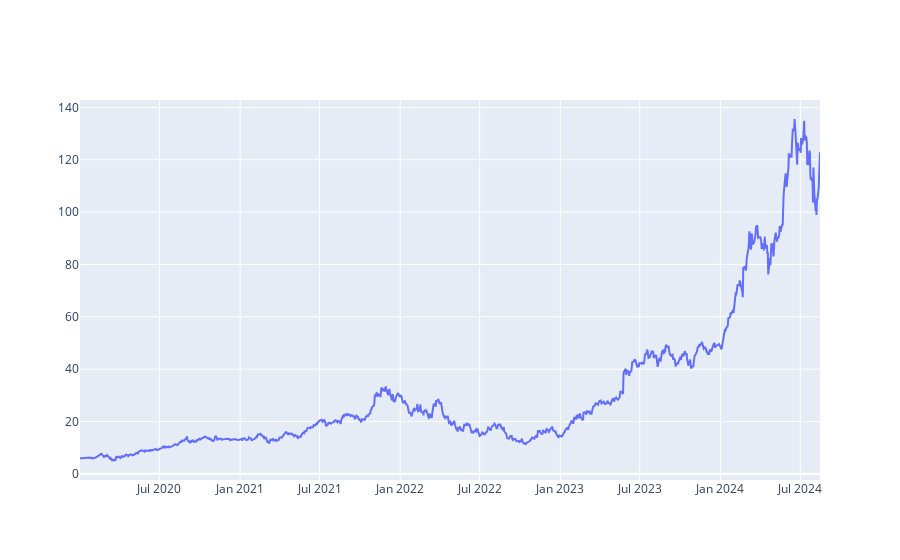

Source (notebook cell):
### Code cell
# plot closing price as a time series chart
import plotly.graph_objects as go

fig = go.Figure(data=go.Scatter(x=data.index,y=data["Close"],mode = 'lines'))
fig.show()

### Figure 1 — Plotly figure (JSON) as saved in the notebook; plotly's stock layout.template omitted (floating-point values rounded to 4 significant figures; data arrays with more than 128 entries replaced by an {"elided": "..."} marker saying what was removed)
{"data": [{"mode": "lines", "type": "scatter", "x": {"elided": "1163 str values"}, "y": {"elided": "1163 float values"}}], "layout": {"autosize": true, "xaxis": {"autorange": true, "range": ["2020-01-02", "2024-08-15"], "type": "date"}, "yaxis": {"autorange": true, "range": [-2.349, 142.8], "type": "linear"}}}
